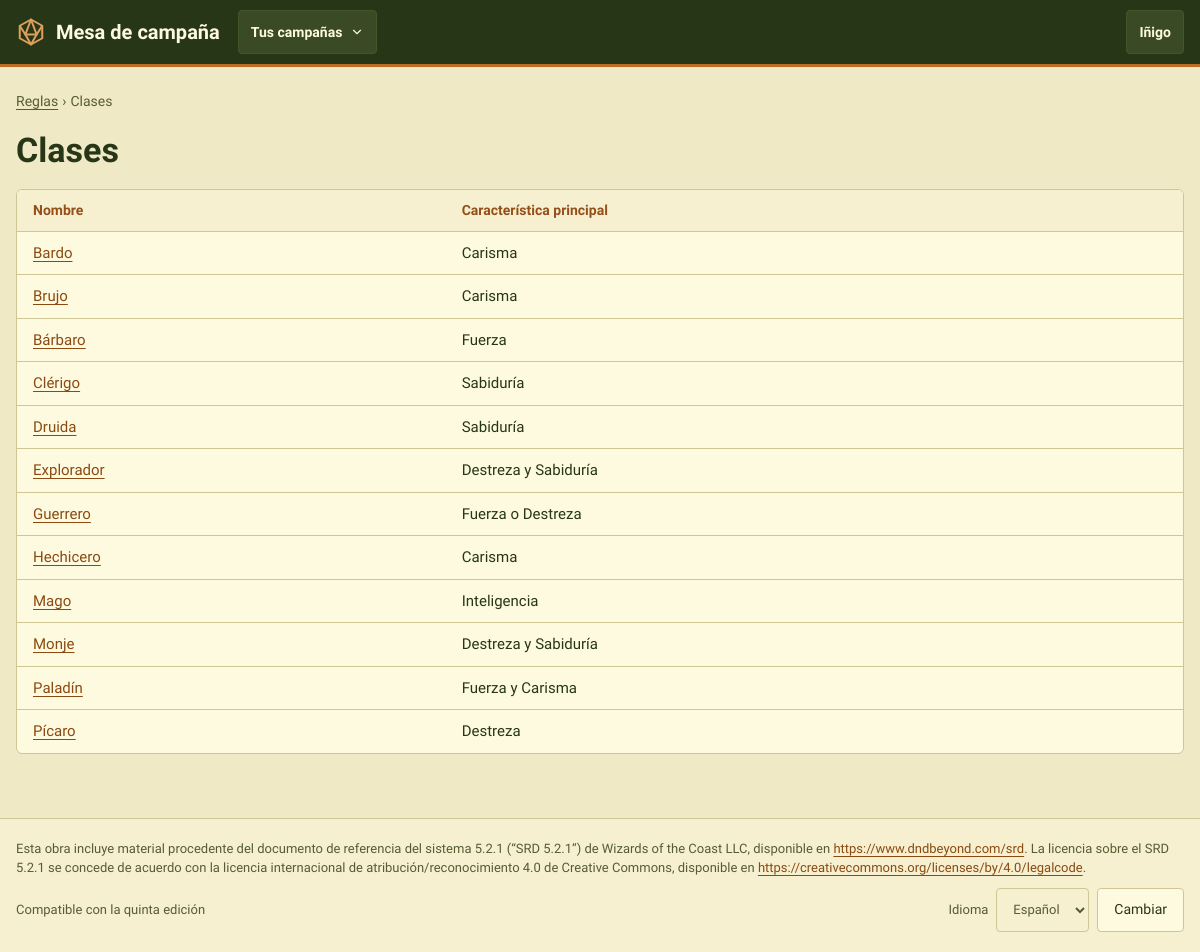
The page /reglas/clases/ (signed in) on the database its author committed.
### CampaignManager/models.py (models this page shows, shortened)
class User(AbstractUser):
    pass

class CharacterClass(models.Model):
    class Magic(models.TextChoices):
        COMPLETA = "completa", "Lanzador completo"
        MEDIA = "media", "Medio lanzador"
        PACTO = "pacto", "Magia de pacto"
        NINGUNA = "ninguna", "Sin magia"
    name = models.CharField(max_length=100)
    primary_ability = models.CharField(max_length=50)
    description = models.TextField(blank=True)
    magic = models.CharField(max_length=10, choices=Magic.choices, default=Magic.NINGUNA,
                             help_text="Gives the character's magic points at each level")
    abilities = models.ManyToManyField("Ability", through="ClassAbility")
    spells = models.ManyToManyField("Spell", blank=True)
    class Meta:
        verbose_name_plural = "character classes"

### CampaignManager/views.py (the view)
# urls.py: path("reglas/clases/", views.CharacterClassListView.as_view(), name="character_class_list"),
class CharacterClassListView(LoginRequiredMixin, ListView):
    queryset = CharacterClass.objects.order_by("name")
    context_object_name = "character_classes"
    template_name = "character_class_list.html"

### CampaignManager/context_processors.py (called while the page is built, shortened)
def campaign_nav(request):
    user = getattr(request, "user", None)
    if user is None or not user.is_authenticated:
        return {}
    campaigns = list(user_campaigns(user).prefetch_related("masters"))
    match = getattr(request, "resolver_match", None)
    campaign_id = match.kwargs.get("campaign_id") if match else None
    current = next((c for c in campaigns if c.pk == campaign_id), None)
    context = {"nav_campaigns": [
        {"campaign": c, "is_master": user in c.masters.all(), "status": _(STATUS_TEXT[c.status])} for c in campaigns
    ]}
    if current is None:
        return context

### CampaignManager/permissions.py (called while the page is built)
def user_campaigns(user):
    if not user.is_authenticated:
        return Campaign.objects.none()
    return Campaign.objects.filter(Q(masters=user) | Q(players=user)).distinct()

### CampaignManager/templatetags/mesa.py (called while the page is built)
@register.simple_tag
def asset(path):
    url = static(path)
    found = finders.find(path)
    return f"{url}?v={int(os.path.getmtime(found))}" if found else url

### CampaignManager/templates/character_class_list.html (shortened to what this page needs)
{% extends "base.html" %}
{% load i18n %}
{% block content %}
<section class="pila" aria-labelledby="h-reglas">
    <nav class="migas" aria-label="{% translate 'Ruta' %}"><a href="{% url 'index' %}">{% translate "Reglas" %}</a> <span aria-hidden="true">›</span> <span>{% translate "Clases" %}</span></nav>
    <h1 id="h-reglas">{% translate "Clases" %}</h1>
    <div class="tarjeta sin-relleno tabla-marco">
        <table class="tabla">
            <thead><tr><th>{% translate "Nombre" %}</th><th>{% translate "Característica principal" %}</th></tr></thead>
            <tbody>
                {% for character_class in character_classes %}<tr><td><a href="{% url 'character_class_detail' character_class.pk %}">{{ character_class.name }}</a></td><td>{{ character_class.primary_ability }}</td></tr>
                {% empty %}<tr><td colspan="2" class="atenuado">{% translate "Todavía no hay clases." %}</td></tr>{% endfor %}
            </tbody>
        </table>
    </div>
</section>
{% endblock %}

### CampaignManager/templates/base.html (shortened to what this page needs)
{% load static i18n mesa %}<!DOCTYPE html>
{% get_current_language as LANGUAGE_CODE %}
<html lang="{{ LANGUAGE_CODE }}">
<head>
    <link rel="stylesheet" href="{% asset 'css/mesa.css' %}">
</head>
<body>
<header class="cabecera">
    <div class="cabecera-inner">
        <a class="marca" href="{% url 'start' %}">
            <svg width="30" height="30" viewBox="0 0 24 24" fill="none" stroke="#DDA15E" stroke-width="1.6" stroke-linejoin="round" aria-hidden="true"><path d="M12 2 21 7v10l-9 5-9-5V7z"></path><path d="M12 2 7.5 14h9z"></path><path d="M3 7l4.5 7M21 7l-4.5 7M7.5 14 12 22l4.5-8"></path></svg>
            <span>Mesa de campaña</span>
        </a>
        {% if user.is_authenticated and nav_campaigns %}
        <details class="desplegable">
            <summary aria-label="{% translate 'Cambiar de campaña' %}">{% if nav_campaign %}{{ nav_campaign.name }}{% else %}{% translate "Tus campañas" %}{% endif %}
                <svg width="14" height="14" viewBox="0 0 24 24" fill="none" stroke="currentColor" stroke-width="2" stroke-linecap="round" aria-hidden="true"><path d="M6 9l6 6 6-6"></path></svg></summary>
        </details>
        {% endif %}
        {% if user.is_authenticated %}
        <details class="desplegable">
            <summary>{{ user.get_short_name|default:user.username }}</summary>
        </details>
        {% endif %}
    </div>
</header>
<main id="principal" class="contenido">
    {% block content %}{% endblock %}
</main>
<footer class="pie">
    <div class="pie-inner">
        <p lang="es">Esta obra incluye material procedente del documento de referencia del sistema 5.2.1 (“SRD 5.2.1”) de Wizards of the Coast LLC, disponible en <a href="https://www.dndbeyond.com/srd">https://www.dndbeyond.com/srd</a>. La licencia sobre el SRD 5.2.1 se concede de acuerdo con la licencia internacional de atribución/reconocimiento 4.0 de Creative Commons, disponible en <a href="https://creativecommons.org/licenses/by/4.0/legalcode">https://creativecommons.org/licenses/by/4.0/legalcode</a>.</p>
        <div class="fila-s" style="justify-content:space-between">
            <span>{% translate "Compatible con la quinta edición" %}</span>
            <form action="{% url 'set_language' %}" method="post" class="fila-s">
                <label for="idioma">{% translate "Idioma" %}</label>
                <select id="idioma" name="language" class="entrada" style="width:auto">
                    {% get_available_languages as LANGUAGES %}
                    {% for code, name in LANGUAGES %}<option value="{{ code }}" {% if code == LANGUAGE_CODE %}selected{% endif %}>{{ name }}</option>{% endfor %}
                </select>
                <button type="submit" class="btn">{% translate "Cambiar" %}</button>
            </form>
        </div>
    </div>
</footer>
</body>
</html>

### CampaignManager/static/css/mesa.css (style rules this page uses)
:root { --bg:#EFE9C6; --surface:#FEFAE0; --surface2:#F6F0D0; --line:#CFC696; --text:#283618; --text2:#3E4A26; --muted:#565D33; --accent:#606C38; --on-accent:#FEFAE0; --link:#8A4A12; --label:#94501A; --copper:#BC6C25; --ochre:#DDA15E; --accent-soft:#E8E6C2; --accent-soft-text:#3A4520; --hp:#A3561C; --ap:#606C38; --magic:#6A4A62; --track:#E2DAB0; --ok-bg:#E2E6C0; --ok-text:#3E4A1E; --warn-bg:#F6E2BC; --warn-text:#6E4410; --danger-bg:#F2D6C0; --danger-text:#8A3A10; --neutral-bg:#ECE6C4; --neutral-text:#3E4A26; --secret-bg:#E9E0DC; --secret-text:#5C3F54; --info-bg:#DDE3CF; --info-text:#33482E; --teal-bg:#D9E3CC; --teal-text:#2F5233; --r-card:6px; --r-ctl:4px; --font:'Cardo', Georgia, serif; --tap:44px; }
*,*::before,*::after { box-sizing:border-box }
html { -webkit-text-size-adjust:100% }
body { margin:0;background:var(--bg);color:var(--text);font-family:var(--font);font-size:16px;line-height:1.5 }
a { color:var(--link);text-underline-offset:3px }
h1,h2,h3,h4 { font-family:var(--font);font-weight:700;line-height:1.2;margin:0 }
h1 { font-size:34px }
p { margin:0 }
button,input,select,textarea { font:inherit;color:inherit }
button { cursor:pointer }
::placeholder { color:var(--muted);opacity:1 }
.cabecera { background:#283618;color:#FEFAE0;border-bottom:3px solid #BC6C25 }
.cabecera a { color:#FEFAE0 }
.cabecera-inner { max-width:1240px;margin:0 auto;padding:0 16px;display:flex;flex-wrap:wrap;align-items:center;gap:6px 18px;min-height:64px }
.marca { display:flex;align-items:center;gap:10px;font-weight:700;font-size:20px;text-decoration:none;min-height:var(--tap) }
.marca svg { flex:none }
.desplegable { position:relative }
.desplegable>summary { list-style:none;min-height:var(--tap);padding:0 12px;border-radius:var(--r-ctl);border:1px solid #46552C;background:#3A4A24;display:flex;align-items:center;gap:8px;font-size:14px;font-weight:700;cursor:pointer }
.contenido { max-width:1240px;margin:0 auto;padding:24px 16px 64px }
.pila { display:flex;flex-direction:column;gap:18px }
.fila-s { display:flex;flex-wrap:wrap;gap:8px;align-items:center }
.tarjeta { background:var(--surface);border:1px solid var(--line);border-radius:var(--r-card);padding:18px 20px;display:flex;flex-direction:column;gap:10px }
.tarjeta.sin-relleno { padding:0;overflow:hidden;gap:0 }
.btn { min-height:var(--tap);padding:0 16px;border-radius:var(--r-ctl);border:1px solid var(--line);background:var(--surface);color:var(--text);font-size:14px;display:inline-flex;align-items:center;justify-content:center;gap:8px;text-decoration:none;line-height:1.2 }
.entrada,.campo input:not([type=checkbox]):not([type=radio]):not([type=file]),.campo select,.campo textarea { min-height:var(--tap);padding:0 12px;border-radius:var(--r-ctl);border:1px solid var(--line);background:var(--surface2);width:100% }
.tabla-marco { overflow-x:auto }
.tabla { width:100%;border-collapse:collapse;font-size:15px }
.tabla th,.tabla td { text-align:left;padding:10px 16px;border-bottom:1px solid var(--line);vertical-align:top }
.tabla th { background:var(--surface2);color:var(--label);font-size:14px }
.tabla tr:last-child td { border-bottom:none }
.migas { display:flex;flex-wrap:wrap;align-items:center;gap:4px;font-size:14px;color:var(--muted) }
.migas a { color:var(--muted) }
.pie { border-top:1px solid var(--line);background:var(--surface2) }
.pie-inner { max-width:1240px;margin:0 auto;padding:20px 16px;display:flex;flex-direction:column;gap:10px;font-size:13px;color:var(--muted) }
.pie a { color:var(--link) }

### rows shown on the page
User: get_short_name "Iñigo"
CharacterClass: name "Bardo", primary_ability "Carisma"
CharacterClass: name "Brujo", primary_ability "Carisma"
CharacterClass: name "Bárbaro", primary_ability "Fuerza"
CharacterClass: name "Clérigo", primary_ability "Sabiduría"
CharacterClass: name "Druida", primary_ability "Sabiduría"
CharacterClass: name "Explorador", primary_ability "Destreza y Sabiduría"
CharacterClass: name "Guerrero", primary_ability "Fuerza o Destreza"
CharacterClass: name "Hechicero", primary_ability "Carisma"
CharacterClass: name "Mago", primary_ability "Inteligencia"
CharacterClass: name "Monje", primary_ability "Destreza y Sabiduría"
CharacterClass: name "Paladín", primary_ability "Fuerza y Carisma"
CharacterClass: name "Pícaro", primary_ability "Destreza"

### other values the page prints
form field language "Español"
